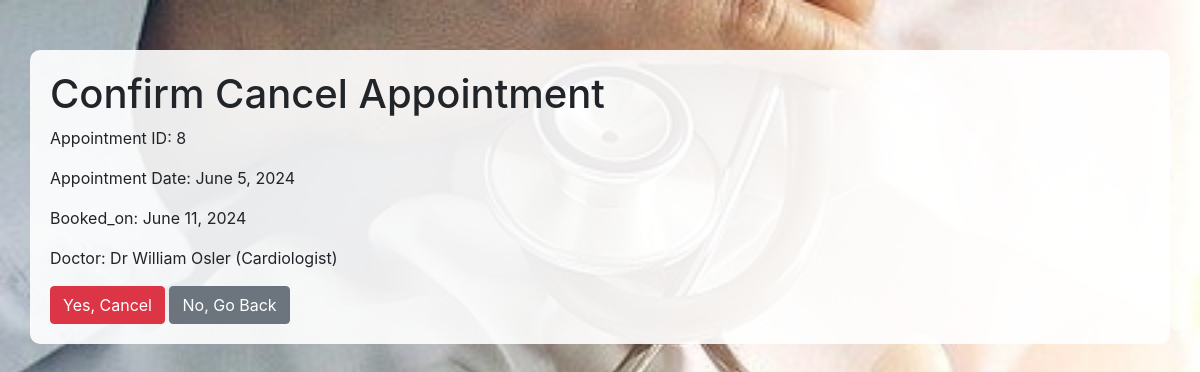
The app's page /cancel_appointment/8/ with its own data.
### hospital/models.py (models this page shows)
class Appointment(models.Model):
    Patient_name = models.CharField(max_length=50)
    Phone_number = models.CharField(max_length=10)
    Email_id = models.EmailField()
    Doctor_name = models.ForeignKey(Doctor,on_delete=models.CASCADE)
    Booking_date = models.DateField()
    Booked_on = models.DateField(auto_now=True)
    STATUS_CHOICES = [
        ('confirmed', 'Confirmed'),
        ('pending', 'Pending'),
        ('cancelled', 'Cancelled'),
        ('completed', 'Completed'),
        ('rescheduled','rescheduled')
    ]
    status = models.CharField(max_length=20, choices=STATUS_CHOICES, default='')

class Doctor(models.Model):
    name = models.CharField(max_length=25)
    specialization = models.CharField(max_length=40)
    image = models.ImageField(upload_to='media', blank=True, default='')
    def __str__(self):
        return ' {}'.format(self.name) + ' ({})'.format(self.specialization)

### hospital/views.py (the view)
# urls.py: path('cancel_appointment/<int:appointment_id>/', views.cancel_appointment, name='cancel_appointment'),
def cancel_appointment(request, appointment_id):
    if request.method == 'POST':
        appointment = get_object_or_404(Appointment, id=appointment_id)
        appointment.status = 'cancelled'
        appointment.save()
        return redirect('patient_dashboard')  # Redirect to the patient dashboard after canceling
    else:
        appointment = get_object_or_404(Appointment, id=appointment_id)
        return render(request, 'confirm_cancel_appointment.html', {'appointment': appointment})

### templates/confirm_cancel_appointment.html (shortened to what this page needs)
{% load static %}
<!DOCTYPE html>
<html lang="en">
<head>
    <link href="https://maxcdn.bootstrapcdn.com/bootstrap/4.0.0/css/bootstrap.min.css" rel="stylesheet">
</head>
<body>
    <div class="container">
        <h1>Confirm Cancel Appointment</h1>
        <p>Appointment ID: {{ appointment.id }}</p>
        <p>Appointment Date: {{ appointment.Booking_date }}</p>
        <p>Booked_on: {{ appointment.Booked_on }}</p>
        <p>Doctor: {{ appointment.Doctor_name }}</p>
        <form method="post" action="{% url 'cancel_appointment' appointment.id %}">
            <button type="submit" class="btn btn-danger">Yes, Cancel</button>
            <a href="{% url 'patient_dashboard' %}" class="btn btn-secondary">No, Go Back</a>
        </form>
    </div>
</body>
</html>

### records on screen
Appointment: id "8", Booking_date "June 5, 2024", Booked_on "June 11, 2024", Doctor_name "Dr William Osler (Cardiologist)"
